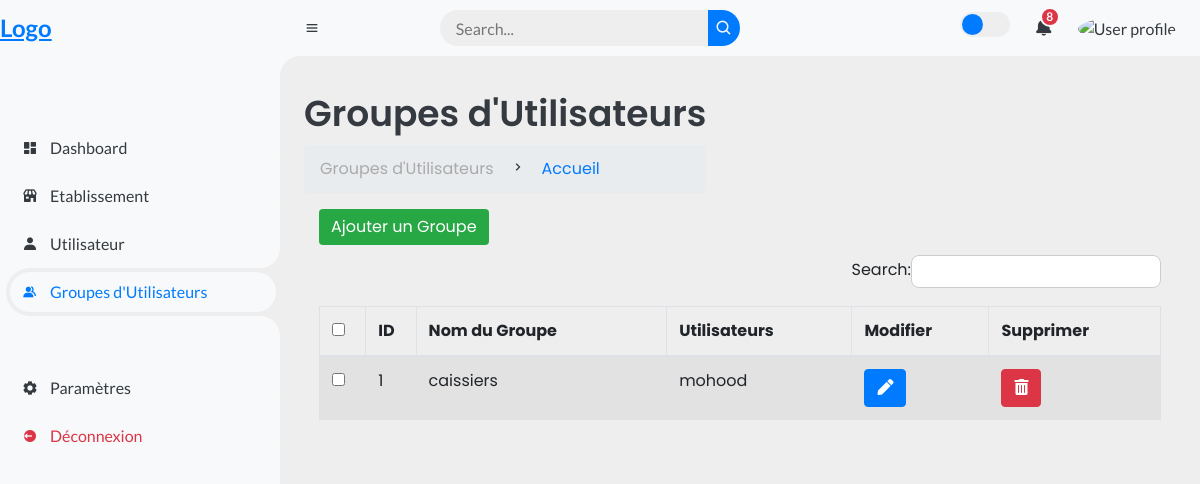
/dashboard/groupes/, run on the app's committed database.
### dashboard/models.py (models this page shows, shortened)
class UserGroup(models.Model):
    name = models.CharField(max_length=255, unique=True)
    users = models.ManyToManyField(NormalUser, related_name='groups')

class NormalUser(models.Model):
    username = models.CharField(max_length=150, unique=True)
    email = models.EmailField(unique=True)
    first_name = models.CharField(max_length=30, blank=True)
    last_name = models.CharField(max_length=30, blank=True)
    phone_number = models.CharField(verbose_name="Numéro de téléphone", max_length=20, default="1234567890")
    date_joined = models.DateTimeField(auto_now_add=True)
    is_active = models.BooleanField(default=True)

### dashboard/views.py (the view)
# urls.py: path('groupes/', views.groupes_view, name='groupes'),
def groupes_view(request):
    usergroups = UserGroup.objects.all()
    return render(request, 'groupes.html', {'usergroups': usergroups, 'current_section': 'groupes',})

### dashboard/templates/groupes.html (shortened to what this page needs)
{% extends 'base.html' %}
{% block content %}
<div class="head-title">
    <div class="left">
        <h1>Groupes d'Utilisateurs</h1>
        <ul class="breadcrumb">
            <li>
                <a href="#">Groupes d'Utilisateurs</a>
            </li>
            <li><i class='bx bx-chevron-right'></i></li>
            <li>
                <a class="active" href="#">Accueil</a>
            </li>
        </ul>
    </div>
</div>
<div class="col-md-12">
    <span><a href="{% url 'dashboard:add_usergroup' %}" class="btn btn-custom-green">Ajouter un Groupe</a></span>
    <div class="table-responsive">
        <table id="usergroups_table" class="table table-striped table-bordered" width="100%">
            <thead>
                <tr>
                    <th><input type="checkbox" id="checkall" /></th>
                    <th>ID</th>
                    <th>Nom du Groupe</th>
                    <th>Utilisateurs</th>
                    <th>Modifier</th>
                    <th>Supprimer</th>
                </tr>
            </thead>
            <tbody>
                {% for group in usergroups %}
                    <tr>
                        <td><input type="checkbox" class="checkthis" /></td>
                        <td>{{ group.id }}</td>
                        <td>{{ group.name }}</td>
                        <td>
                            {% for user in group.users.all %}
                                <span>{{ user.username }}</span>{% if not forloop.last %}, {% endif %}
                            {% endfor %}
                        </td>
                        <td><a href="{% url 'dashboard:edit_usergroup' group.id %}" class="btn btn-primary"><i class="fas fa-pen"></i></a></td>
                        <td>
                            <button class="btn btn-danger delete-btn" data-id="{{ group.id }}"><i class="fas fa-trash-alt"></i></button>
                        </td>
                    </tr>
                {% endfor %}
            </tbody>
        </table>
    </div>
</div>
<link href="https://stackpath.bootstrapcdn.com/bootstrap/4.5.2/css/bootstrap.min.css" rel="stylesheet">
{% endblock %}

### dashboard/static/css/style.css (style rules this page uses)
* { margin: 0; padding: 0; box-sizing: border-box; }
a { text-decoration: none; }
li { list-style: none; }
:root { --poppins: 'Poppins', sans-serif; --lato: 'Lato', sans-serif; --light: #F9F9F9; --blue: #007bff; --light-blue: #CFE8FF; --grey: #eee; --dark-grey: #AAAAAA; --dark: #342E37; --red: #DB504A; --yellow: #FFCE26; --light-yellow: #FFF2C6; --orange: #FD7238; --light-orange: #FFE0D3; }
html { overflow-x: hidden; }
body { background: var(--grey) !important; overflow-x: hidden; }
#content main .head-title { display: flex; align-items: center; justify-content: space-between; grid-gap: 16px; flex-wrap: wrap; }
#content main .head-title .left h1 { font-size: 36px; font-weight: 600; margin-bottom: 10px; color: var(--dark); }
#content main .head-title .left .breadcrumb { display: flex; align-items: center; grid-gap: 16px; }
#content main .head-title .left .breadcrumb li { color: var(--dark); }
#content main .head-title .left .breadcrumb li a { color: var(--dark-grey); pointer-events: none; }
#content main .head-title .left .breadcrumb li a.active { color: var(--blue); pointer-events: unset; }

### dashboard/templates/groupes.html (style rules this page uses)
.table-responsive { max-height: 500px; overflow-x: auto; overflow-y: hidden; }
.table-responsive { margin-bottom: 20px; }
.btn-custom-green { background-color: #28a745; color: white; border: none; }

### data on the page
UserGroup: id "1", name "caissiers"
NormalUser: username "mohood"
